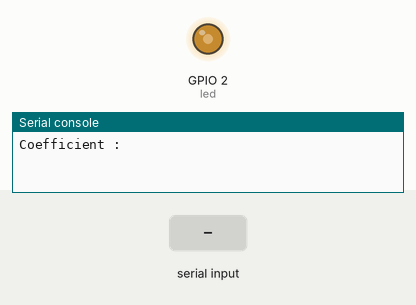
Bench run of a program on a simulated ESP32 board running MicroPython. On the bench: output pins drawn as LEDs (lit = HIGH), the last lines printed to the serial console. Inputs (shaded band) come from the test bench. At 4.4 s the program stops and its outputs stay as they are.

Above: at 1.2 s.
1.3 s: "5" typed at the serial console, then Enter
At 5.5 s:
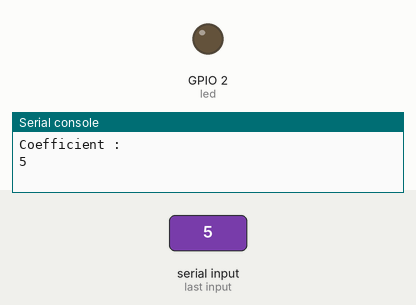
Timing chart, 0 to 5.9 s (numbered marks = the images above; inputs shaded):
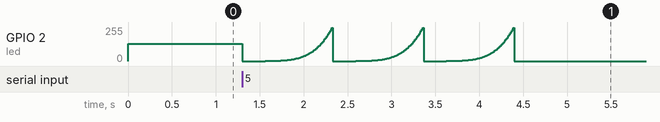

The program:

pwm-correction-input.py
```python
from time import sleep_ms
from machine import Pin, PWM

led = PWM(Pin(2, Pin.OUT), 500)    # Initialise la freq a 500 Hz

coef = float(input('Coefficient : '))

for boucle in range(3) :
    for i in range(0, 1023, 10) :
        led.duty(int((i/1023)** coef * 1023))
        sleep_ms(10)
led.deinit()    
```
